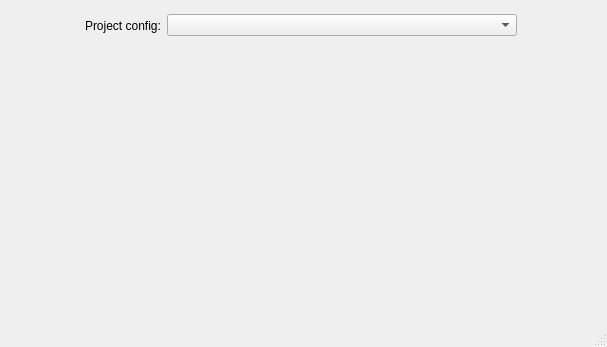
<?xml version="1.0" encoding="UTF-8"?>
<ui version="4.0">
 <class>MainWindow</class>
 <widget class="QMainWindow" name="MainWindow">
  <property name="geometry">
   <rect>
    <x>0</x>
    <y>0</y>
    <width>607</width>
    <height>347</height>
   </rect>
  </property>
  <property name="sizePolicy">
   <sizepolicy hsizetype="Fixed" vsizetype="Fixed">
    <horstretch>0</horstretch>
    <verstretch>0</verstretch>
   </sizepolicy>
  </property>
  <property name="windowTitle">
   <string>MainWindow</string>
  </property>
  <widget class="QWidget" name="centralwidget">
   <widget class="QWidget" name="horizontalLayoutWidget">
    <property name="geometry">
     <rect>
      <x>0</x>
      <y>0</y>
      <width>601</width>
      <height>51</height>
     </rect>
    </property>
    <layout class="QHBoxLayout" name="horizontalLayout">
     <item>
      <spacer name="horizontalSpacer">
       <property name="orientation">
        <enum>Qt::Horizontal</enum>
       </property>
       <property name="sizeHint" stdset="0">
        <size>
         <width>40</width>
         <height>20</height>
        </size>
       </property>
      </spacer>
     </item>
     <item>
      <widget class="QLabel" name="label">
       <property name="text">
        <string>Project config:</string>
       </property>
      </widget>
     </item>
     <item>
      <widget class="QComboBox" name="comboBox">
       <property name="minimumSize">
        <size>
         <width>350</width>
         <height>0</height>
        </size>
       </property>
      </widget>
     </item>
     <item>
      <spacer name="horizontalSpacer_2">
       <property name="orientation">
        <enum>Qt::Horizontal</enum>
       </property>
       <property name="sizeHint" stdset="0">
        <size>
         <width>40</width>
         <height>20</height>
        </size>
       </property>
      </spacer>
     </item>
    </layout>
   </widget>
  </widget>
  <widget class="QStatusBar" name="statusbar"/>
 </widget>
 <resources/>
 <connections/>
</ui>
